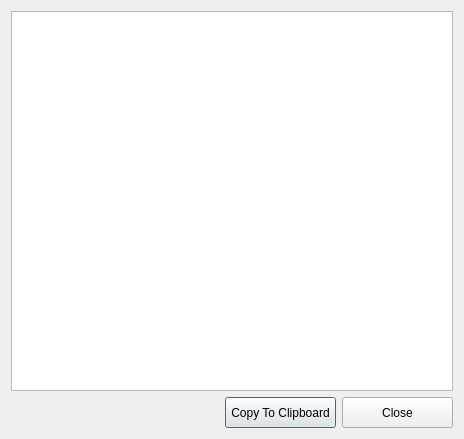
<?xml version="1.0" encoding="UTF-8"?>
<ui version="4.0">
 <class>MetaDataDlg</class>
 <widget class="QDialog" name="MetaDataDlg">
  <property name="geometry">
   <rect>
    <x>0</x>
    <y>0</y>
    <width>464</width>
    <height>439</height>
   </rect>
  </property>
  <property name="windowTitle">
   <string>Metadata</string>
  </property>
  <layout class="QGridLayout" name="gridLayout">
   <item row="0" column="0" colspan="3">
    <widget class="QPlainTextEdit" name="txtMeta">
     <property name="font">
      <font>
       <family>Consolas</family>
       <pointsize>10</pointsize>
       <weight>50</weight>
       <bold>false</bold>
      </font>
     </property>
    </widget>
   </item>
   <item row="1" column="0">
    <spacer name="horizontalSpacer">
     <property name="orientation">
      <enum>Qt::Horizontal</enum>
     </property>
     <property name="sizeHint" stdset="0">
      <size>
       <width>288</width>
       <height>20</height>
      </size>
     </property>
    </spacer>
   </item>
   <item row="1" column="1">
    <widget class="QPushButton" name="cmdClipboard">
     <property name="sizePolicy">
      <sizepolicy hsizetype="Fixed" vsizetype="Fixed">
       <horstretch>0</horstretch>
       <verstretch>0</verstretch>
      </sizepolicy>
     </property>
     <property name="minimumSize">
      <size>
       <width>111</width>
       <height>31</height>
      </size>
     </property>
     <property name="text">
      <string>Copy To Clipboard</string>
     </property>
    </widget>
   </item>
   <item row="1" column="2">
    <widget class="QPushButton" name="cmdClose">
     <property name="sizePolicy">
      <sizepolicy hsizetype="Fixed" vsizetype="Fixed">
       <horstretch>0</horstretch>
       <verstretch>0</verstretch>
      </sizepolicy>
     </property>
     <property name="minimumSize">
      <size>
       <width>111</width>
       <height>31</height>
      </size>
     </property>
     <property name="text">
      <string>Close</string>
     </property>
    </widget>
   </item>
  </layout>
 </widget>
 <resources/>
 <connections/>
</ui>
